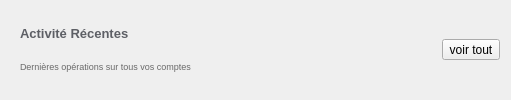
                   <widget class="QWidget" name="zone_liste_header" native="true">
                    <property name="sizePolicy">
                     <sizepolicy hsizetype="Preferred" vsizetype="Fixed">
                      <horstretch>0</horstretch>
                      <verstretch>0</verstretch>
                     </sizepolicy>
                    </property>
                    <property name="minimumSize">
                     <size>
                      <width>511</width>
                      <height>61</height>
                     </size>
                    </property>
                    <layout class="QHBoxLayout" name="horizontalLayout_5">
                     <item alignment="Qt::AlignmentFlag::AlignLeft">
                      <widget class="QWidget" name="widget_9" native="true">
                       <layout class="QVBoxLayout" name="verticalLayout_7">
                        <item>
                         <widget class="QLabel" name="label_titre_activite_recentes">
                          <property name="text">
                           <string>&lt;html&gt;&lt;head/&gt;&lt;body&gt;&lt;p&gt;&lt;span style=&quot; font-size:10pt; font-weight:700; color:#5d5f65;&quot;&gt;Activité Récentes &lt;/span&gt;&lt;/p&gt;&lt;/body&gt;&lt;/html&gt;</string>
                          </property>
                         </widget>
                        </item>
                        <item>
                         <widget class="QLabel" name="label_4">
                          <property name="text">
                           <string>&lt;html&gt;&lt;head/&gt;&lt;body&gt;&lt;p&gt;&lt;span style=&quot; font-size:7pt; color:#696969;&quot;&gt;Dernières opérations sur tous vos comptes &lt;/span&gt;&lt;/p&gt;&lt;/body&gt;&lt;/html&gt;</string>
                          </property>
                         </widget>
                        </item>
                       </layout>
                      </widget>
                     </item>
                     <item>
                      <widget class="QToolButton" name="btn_voir_liste_complete_transaction">
                       <property name="cursor">
                        <cursorShape>PointingHandCursor</cursorShape>
                       </property>
                       <property name="text">
                        <string>voir tout</string>
                       </property>
                      </widget>
                     </item>
                    </layout>
                   </widget>
